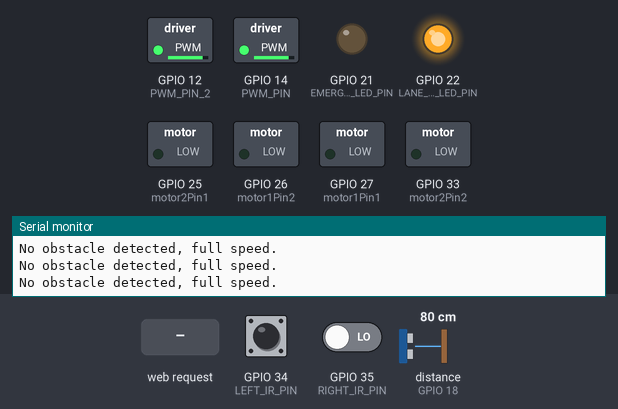
Simulated run of this program. Board: ESP32. Parts: switched loads named in the program (green lamp = pin HIGH), output pins drawn as LEDs (lit = HIGH), the last lines printed to the serial monitor. Wiring (inferred from the names in the program): ultrasonic range finder: trigger GPIO 18; echo GPIO 18. Dashed ring = blinking. Inputs (shaded band) come from the test bench; at power-on: distance to the obstacle (sensor on GPIO 18) 80 cm, GPIO 34 (LEFT_IR_PIN) HIGH, GPIO 35 (RIGHT_IR_PIN) LOW. The echo pulse lasts 58.3 µs per cm; WiFi joins after 1.5 s; servers stay silent unless stated.

Above: at 2.7 s.
2.8 s: distance to the obstacle (sensor on GPIO 18) set to 12 cm
4.3 s: distance to the obstacle (sensor on GPIO 18) set to 9 cm
At 5.4 s:
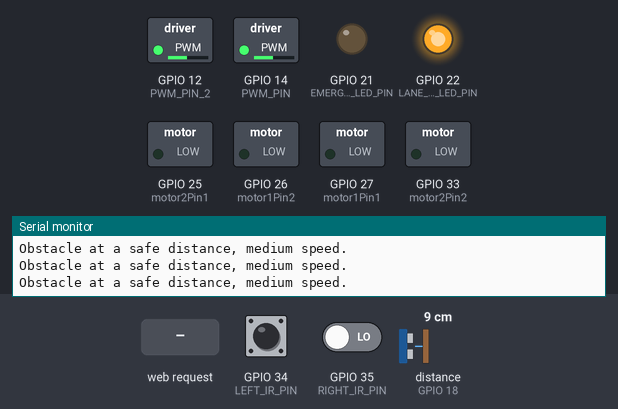
5.8 s: HTTP request GET /forward received
At 6.3 s:
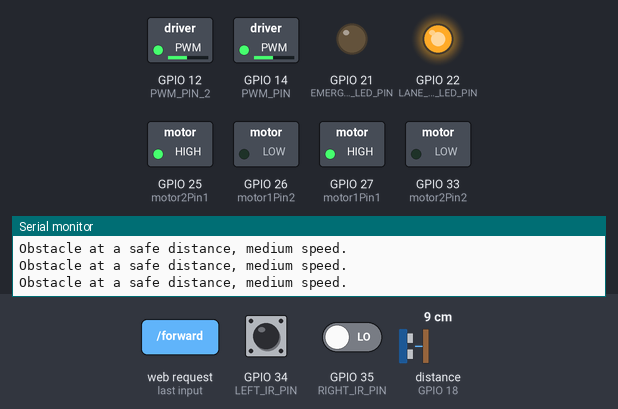
7.3 s: distance to the obstacle (sensor on GPIO 18) set to 7 cm
8.8 s: distance to the obstacle (sensor on GPIO 18) set to 4 cm
At 9.13 s:
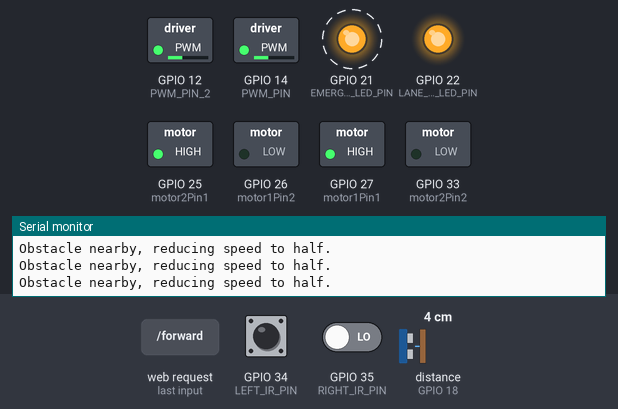
11.8 s: HTTP request GET /left received
At 11.97 s:
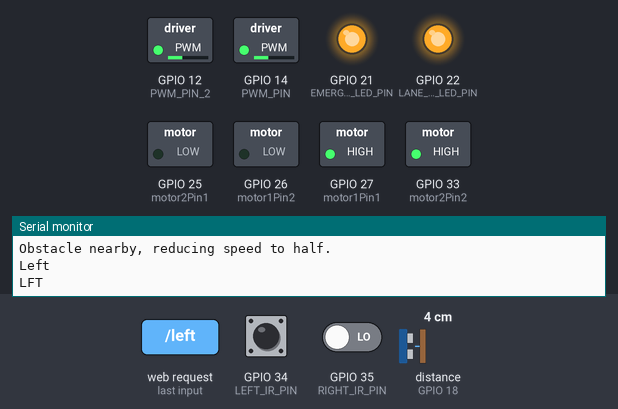
Timing chart, 0 to 15.8 s (numbered marks = the images above; inputs shaded):
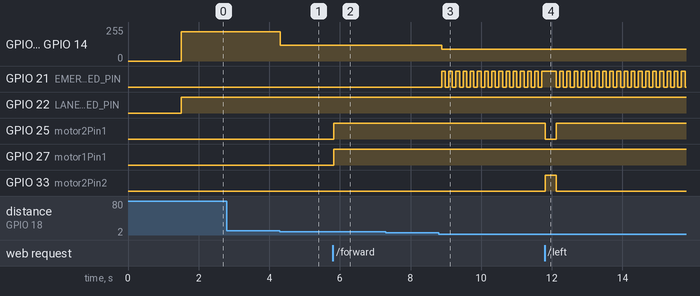

Measured:
- the behaviour switches between 11 and 10 cm on distance to the obstacle (sensor on GPIO 18) (found by bisection; images 0 and 1)
- the behaviour switches between 6 and 5 cm on distance to the obstacle (sensor on GPIO 18) (found by bisection; images 2 and 3)
- after the input at 4.3 s, GPIO 12 (PWM_PIN_2), GPIO 14 (PWM_PIN): 219/255 → 120/255 at once
- after the input at 5.8 s, GPIO 25 (motor2Pin1), GPIO 27 (motor1Pin1): LOW → HIGH at once
- after the input at 8.8 s, GPIO 12 (PWM_PIN_2), GPIO 14 (PWM_PIN): 120/255 → 90/255 after 0.08 s; GPIO 21 (EMERGENCY_STOP_LED_PIN): alternates HIGH for 0.10 s and LOW for 0.10 s, starting after 0.08 s
- after the input at 11.8 s, GPIO 25 (motor2Pin1): HIGH → LOW at once, → HIGH 0.30 s later; GPIO 33 (motor2Pin2): LOW → HIGH at once, → LOW 0.30 s later

The program:

main.cpp
```cpp
#include <Arduino.h>
#include <WiFi.h>
#include <WebServer.h>
#include "config.h"
#include "motor_control.h"
#include "ultrasonic.h"
#include <Wire.h>
#include "ir_sensor.h"

// Replace with your network credentials
const char* ssid     = "pi";
const char* password = "12345678";

// Create an instance of the WebServer on port 80
WebServer server(80);

#define LEFT 0
#define RIGHT 1
#define BACK 2
#define FORWARD 3
#define STOP 4

// For Led status for automatic break
bool led_status = 0 ;
uint8_t direction = 0;


uint8_t motor1Pin1 = IN1;
uint8_t motor1Pin2 = IN2;

// Motor 2
uint8_t motor2Pin1 = IN3;
uint8_t motor2Pin2 = IN4;

uint8_t pwm_pin = PWM_PIN;
uint8_t pwm_pin_2 = PWM_PIN_2;

MotorControl motorControl(motor1Pin1,motor1Pin2,motor2Pin1,motor2Pin2);

IR_Sensor ir_sensor_left(LEFT_IR_PIN); // Pass only left pin
IR_Sensor ir_sensor_right(RIGHT_IR_PIN); // Pass only right pin


// pwm prop ? check if freq is right
const int freq = 30000;
const int resolution = 8; // 0 - 255
int dutyCycle = 0;

String valueString = String(0);

Ultrasonic ultrasonic(ULTRASONIC_PIN);


void handleRoot() {
  const char html[] PROGMEM = R"rawliteral(
  <!DOCTYPE HTML><html>
  <head>
    <meta name="viewport" content="width=device-width, initial-scale=1">
    <link rel="icon" href="data:,">
    <style>
      html { font-family: Helvetica; display: inline-block; margin: 0px auto; text-align: center; }
      .button { -webkit-user-select: none; -moz-user-select: none; -ms-user-select: none; user-select: none; background-color: #4CAF50; border: none; color: white; padding: 12px 28px; text-decoration: none; font-size: 26px; margin: 1px; cursor: pointer; }
      .button2 {background-color: #555555;}
    </style>
    <script>
      function moveForward() { fetch('/forward'); }
      function moveLeft() { fetch('/left'); }
      function stopRobot() { fetch('/stop'); }
      function moveRight() { fetch('/right'); }
      function moveReverse() { fetch('/reverse'); }
    </script>
  </head>
  <body>
    <h1>ESP32 Motor Control</h1>
    <p><button class="button" onclick="moveForward()">FORWARD</button></p>
    <div style="clear: both;">
      <p>
        <button class="button" onclick="moveLeft()">LEFT</button>
        <button class="button button2" onclick="stopRobot()">STOP</button>
        <button class="button" onclick="moveRight()">RIGHT</button>
      </p>
    </div>
    <p><button class="button" onclick="moveReverse()">REVERSE</button></p>
  </body>
  </html>)rawliteral";
  server.send(200, "text/html", html);
}

void handleForward() {
  Serial.println("Forward");
  direction = FORWARD;
  motorControl.forward();
  server.send(200);

}

void handleLeft() {
  Serial.println("Left");
  direction = LEFT;
  motorControl.left();
  server.send(200);
}

void handleStop() {
  Serial.println("Stop");
  direction= STOP;
  motorControl.stop();
  server.send(200);
}

void handleRight() {
  Serial.println("Right");
  direction = RIGHT;
  motorControl.right();
  server.send(200);
}

void handleReverse() {
  Serial.println("Reverse");
  direction= BACK;
  ledcWrite(0, 200);
  ledcWrite(1, 200);
  motorControl.backward();
  server.send(200);
}

void handleSpeed() {
  // if (server.hasArg("value")) {
  //   valueString = server.arg("value");
  //   int value = valueString.toInt();
  //   if (value == 0) {
  //     ledcWrite(0, 0); // Channel 0 for enable1Pin
  //     ledcWrite(1, 0); // Channel 1 for enable2Pin
  //     digitalWrite(motor1Pin1, LOW);
  //     digitalWrite(motor1Pin2, LOW);
  //     digitalWrite(motor2Pin1, LOW);
  //     digitalWrite(motor2Pin2, LOW);
  //   } else {
  //     dutyCycle = map(value, 0, 100, 0, 255); // Correct mapping
  //     ledcWrite(0, dutyCycle); // Channel 0 for enable1Pin
  //     ledcWrite(1, dutyCycle); // Channel 1 for enable2Pin
  //     Serial.println("Motor speed set to " + String(value));
  //   }
  // }
  server.send(200);
}

// Danger led get activated when sensor detects vehicle is crossing the lane
void danger_led(){
  // Check if the vehicle crossed the lane ,  and if one or 2 sensors(ir) crossed the lane turn_on the "LED"
  if(ir_sensor_left.is_lane() && ir_sensor_right.is_lane()){
    digitalWrite(LANE_DETECT_LED_PIN ,LOW);
  }
  else{
    digitalWrite(LANE_DETECT_LED_PIN , HIGH);
  }
}

void automatic_break(){
  switch (ultrasonic.MeasureInCentimeters()) {
    case 0 ... 2:
    if(direction == BACK){
      ledcWrite(0, 200);
      ledcWrite(1, 200);
    }
    else{
      Serial.println("Obstacle very close, stopping.");
      ledcWrite(0, 0);
      ledcWrite(1, 0);
      digitalWrite(EMERGENCY_STOP_LED_PIN , HIGH);

    }

      // motorControl.stop();

      break;
    case 3 ... 5:
      if(direction == BACK){
        ledcWrite(0, 200);
        ledcWrite(1, 200);

      }
      else{
      Serial.println("Obstacle nearby, reducing speed to half.");

      dutyCycle = 90;
      ledcWrite(0, dutyCycle);
      ledcWrite(1, dutyCycle);
      led_status = !led_status;
      digitalWrite(EMERGENCY_STOP_LED_PIN , led_status);
      }
      // motorControl.forward();
      break;
    case 6 ... 10:
    if(direction == BACK){
      ledcWrite(0, 200);
      ledcWrite(1, 200);

    }
    else{
      Serial.println("Obstacle at a safe distance, medium speed.");
      dutyCycle = 120;
      ledcWrite(0, dutyCycle);
      ledcWrite(1, dutyCycle);
      digitalWrite(EMERGENCY_STOP_LED_PIN , LOW);
      // motorControl.forward();
    }


      break;
    default: // Distance greater than 10 cm
      Serial.println("No obstacle detected, full speed.");
      dutyCycle = 220; // Full speed
      ledcWrite(0, dutyCycle);
      ledcWrite(1, dutyCycle);
      digitalWrite(EMERGENCY_STOP_LED_PIN , LOW);
      // motorControl.forward();
      break;
  }
}
void setup() {
  Serial.begin(115200);
  pinMode(LANE_DETECT_LED_PIN, OUTPUT);
  pinMode(EMERGENCY_STOP_LED_PIN, OUTPUT);

  // (channel , freq , resolution )
  ledcSetup(0, freq, resolution); // Channel 0 for enable1Pin
  ledcAttachPin(pwm_pin, 0);
  ledcSetup(1, freq, resolution); // Channel 1 for enable2Pin
  ledcAttachPin(pwm_pin_2, 1);

  // Initialize PWM with 0 duty cycle
  ledcWrite(0, 0); // Channel 0
  ledcWrite(1, 0); // Channel 1

  // Connect to Wi-Fi
  Serial.print("Connecting to ");
  Serial.println(ssid);
  WiFi.begin(ssid, password);
  int attempts = 0;
  while (WiFi.status() != WL_CONNECTED && attempts < 100) { // Add retry limit
    delay(500);
    Serial.print(".");
    attempts++;
  }
  if (WiFi.status() == WL_CONNECTED) {
    Serial.println("");
    Serial.println("WiFi connected.");
    Serial.println("IP address: ");
    Serial.println(WiFi.localIP());
  } else {
    Serial.println("");
    Serial.println("Failed to connect to WiFi. Please check credentials.");
    // while (true); // Halt execution
  }

  // Define routes
  server.on("/", handleRoot);
  server.on("/forward", handleForward);
  server.on("/left", handleLeft);
  server.on("/stop", handleStop);
  server.on("/right", handleRight);
  server.on("/reverse", handleReverse);
  server.on("/speed", handleSpeed);

  // Start the server
  server.begin();
}

void loop() {
  server.handleClient();
  automatic_break();
  danger_led();
  delay(100);

}
```

ir_sensor.cpp
```cpp
#include "ir_sensor.h"
#include <Arduino.h>
IR_Sensor::IR_Sensor(uint8_t pin) {
    _pin = pin;
    pinMode(_pin, INPUT);
}

bool IR_Sensor::is_lane() {
    return digitalRead(_pin);
}
```

ir_sensor.h
```cpp
#include <stdint.h>
#include <Arduino.h> // Add this include

class IR_Sensor {
  public:
    bool is_lane();
    IR_Sensor(uint8_t pin);
  private:
    uint8_t _pin;
    bool _status; // Change type to bool for clarity
};
```

motor_control.cpp
```cpp
#include "motor_control.h"

// Im connecting
/*
0-----0
|     |
|     |
0-----0

Low(0)	Low(0)	Motor OFF
High(1)	Low(0)	Forward
Low(0)	High(1)	Backward
High(1)	High(1)	Motor OFF

| Input 1 | Input 2 | Input 3 | Input 4 | Direction |
| ------- | ------- | ------- | ------- | --------- |
| 0       | 0       | 0       | 0       | Stop      |
| 1       | 0       | 1       | 0       | Front     |
| 0       | 1       | 0       | 1       | Back      |
| 0       | 1       | 1       | 0       | Left      |
| 1       | 0       | 0       | 1       | Right     |

*/

void MotorControl::forward()
{
  Serial.println("FWD");
  digitalWrite(_IN1, HIGH);
  digitalWrite(_IN2, LOW);
  digitalWrite(_IN3, HIGH);
  digitalWrite(_IN4, LOW);
}
void MotorControl::backward(){
  Serial.println("BWD");
  digitalWrite(_IN1, LOW);
  digitalWrite(_IN2, HIGH);
  digitalWrite(_IN3, LOW);
  digitalWrite(_IN4, HIGH);
}
void MotorControl::left()
{
  Serial.println("LFT");
  digitalWrite(_IN1, HIGH);
  digitalWrite(_IN2, LOW);
  digitalWrite(_IN3, LOW);
  digitalWrite(_IN4, HIGH);
  delay(300);
  forward();
}
void MotorControl::right()
{
  Serial.println("RT");

  digitalWrite(_IN1, LOW);
  digitalWrite(_IN2, HIGH);
  digitalWrite(_IN3, HIGH);
  digitalWrite(_IN4, LOW);
  delay(300);
  forward();


}
void MotorControl::stop()
{
  Serial.println("STP");
  digitalWrite(_IN1, LOW);
  digitalWrite(_IN2, LOW);
  digitalWrite(_IN3, LOW);
  digitalWrite(_IN4, LOW);
}
MotorControl::MotorControl(uint8_t _IN1, uint8_t _IN2, uint8_t _IN3, uint8_t _IN4)
{
  this->_IN1 = _IN1;
  this->_IN2 = _IN2;
  this->_IN3 = _IN3;
  this->_IN4 = _IN4;
  pinMode(_IN1, OUTPUT);
  pinMode(_IN2, OUTPUT);
  pinMode(_IN3, OUTPUT);
  pinMode(_IN4, OUTPUT);
}
```

motor_control.h
```cpp
#include <Arduino.h>

class MotorControl{
  public:
    MotorControl(uint8_t _IN1, uint8_t _IN2, uint8_t _IN3, uint8_t _IN4);
    void forward();
    void backward();
    void left();
    void right();
    void stop();
  private:
    uint8_t _IN1;
    uint8_t _IN2;
    uint8_t _IN3;
    uint8_t _IN4;
    // Need to come fromt the raspberry Pi
    uint8_t speed;
};
```

ultrasonic.cpp
```cpp
// (licence header left out)
#include <stdio.h>
#include <string.h>
#include <inttypes.h>
#include "Arduino.h"
#include "ultrasonic.h"

#ifdef ARDUINO_ARCH_STM32F4

static uint32_t MicrosDiff(uint32_t begin, uint32_t end) {
    return end - begin;
}

static uint32_t pulseIn(uint32_t pin, uint32_t state, uint32_t timeout = 1000000L) {
    uint32_t begin = micros();

    // wait for any previous pulse to end
    while (digitalRead(pin)) if (MicrosDiff(begin, micros()) >= timeout) {
            return 0;
        }

    // wait for the pulse to start
    while (!digitalRead(pin)) if (MicrosDiff(begin, micros()) >= timeout) {
            return 0;
        }
    uint32_t pulseBegin = micros();

    // wait for the pulse to stop
    while (digitalRead(pin)) if (MicrosDiff(begin, micros()) >= timeout) {
            return 0;
        }
    uint32_t pulseEnd = micros();

    return MicrosDiff(pulseBegin, pulseEnd);
}

#endif // ARDUINO_ARCH_STM32F4

Ultrasonic::Ultrasonic(int pin) {
    _pin = pin;
}

long Ultrasonic::duration(uint32_t timeout) {
    pinMode(_pin, OUTPUT);
    digitalWrite(_pin, LOW);
    delayMicroseconds(2);
    digitalWrite(_pin, HIGH);
    delayMicroseconds(5);
    digitalWrite(_pin, LOW);
    pinMode(_pin, INPUT);
    long duration;
    duration = pulseIn(_pin, HIGH, timeout);
    return duration;
}

/*The measured distance from the range 0 to 400 Centimeters*/
long Ultrasonic::MeasureInCentimeters(uint32_t timeout) {
    long RangeInCentimeters;
    RangeInCentimeters = duration(timeout) / 29 / 2;
    return RangeInCentimeters;
}
```

ultrasonic.h
```cpp
// (licence header left out)
#ifndef Ultrasonic_H
#define Ultrasonic_H

#include "Arduino.h"

class Ultrasonic {
  public:
    Ultrasonic(int pin);
    long MeasureInCentimeters(uint32_t timeout = 1000000L);
    long MeasureInMillimeters(uint32_t timeout = 1000000L);
    long MeasureInInches(uint32_t timeout = 1000000L);
  private:
    int _pin;//pin number of Arduino that is connected with SIG pin of Ultrasonic Ranger.
    long duration(uint32_t timeout = 1000000L);
};

#endif
```

config.h
```cpp
// Pin definitions under ESP32
#define IN1 27
#define IN2 26
#define IN3 25
#define IN4 33


#define ULTRASONIC_PIN 18

#define LEFT_IR_PIN 34
#define RIGHT_IR_PIN 35

// #define ENA 04
// #define ENB 05
#define PWM_PIN 14
#define PWM_PIN_2 12

#define LANE_DETECT_LED_PIN 22
#define EMERGENCY_STOP_LED_PIN 21
```
